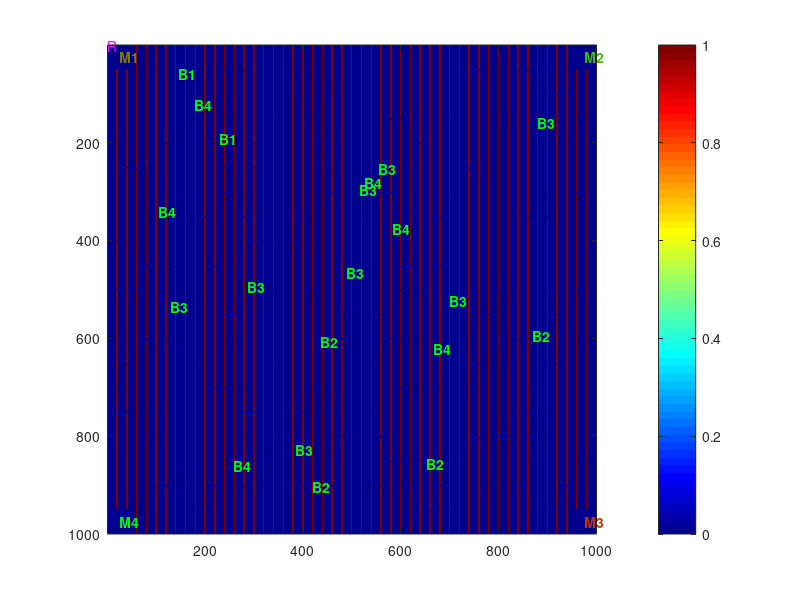

Source code (MATLAB): (Note: this script raises an error after producing the figure.)
clear, clc, close all
%mex goal_planner.cpp
% map = [1 0 0 0 0 0 0 2;
%        0 0 0 0 0 0 0 0;
%        0 -1 0 0 -1 0 0 0;
%        0 0 0 0 0 0 0 0;
%        0 0 -1 0 0 0 0 0;
%        0 0 0 0 0 -2 0 0;
%        0 0 0 -2 0 0 0 0;4,4
%        1 0 0 0 0 0 0 2];
robotpos = [0,0];
%depletion = [0, 0.05, ...
%              0.1, 0];

             
depletionRate = .001;
repletionRate = .001;
load('map.mat')
load('initialconditions.mat')
figure('units','normalized','outerposition',[0 0 1 1]);
imagesc(map'); axis square; colorbar; colormap jet; hold on;


machinehandles = {}
for i= 1:length(machines)
    machinehandles{end+1} = text(machines(i,1)+1,machines(i,2)+1,['M',num2str(machines(i,3))],'Color',1-[machines(i,4),1-machines(i,4),1],'FontWeight','bold');
end

binhandles = {}
for i = 1:length(bins)
    binhandles{end+1} = text(bins(i,1)+1,bins(i,2)+1,['B',num2str(bins(i,3))],'Color',1-[bins(i,4),1-bins(i,4),1],'FontWeight','bold');
    %draw(bins(i,1),bins(i,2),'Color',1-[bins(i,4),1-bins(i,4),1]);
end
hr = text(robotpos(1)+1,robotpos(2)+1,'R','Color', 'm')


%todo whileloop, generate plan, output bin and machine positions as well as action list etc.

%while 1==1         
    %action = goal_planner(map, robotpos, depletion)
[xplan, yplan, waypoints] = goal_planner(map, robotpos, machines, bins);
action = [xplan;yplan]';
%action = [1:1000;1:1000]';
%binpos = [24,24];
binpos= [waypoints(3), waypoints(4)];
index = find(bins(:, 1) == waypoints(3) .* bins(:,2) == waypoints(4));
binnum = bins(index, 3);


for j = 1:length(action)
    %update position
    robotpos = action(j,:);
    
    %check if legal motion
    if map(robotpos(1)+1,robotpos(2)+1) == 1
        throw(MException('runFile:invalidMove','next move, position %d,%d does not exist',robotpos(1)+1,robotpos(2)+1))
    end
    %TODO check if at bin location and change machine states
    if robotpos(1)==binpos(1) &&robotpos(2)==binpos(2)
        fprintf('picking up from bin B%d at position (%d,%d)\n',[bins(binnum,3),robotpos(1)+1,robotpos(2)+1])
        bins(binnum,4) = bins(binnum,4)-.2;
    end
    
    
    %update supply levels in machines and bins
    for i = 1:length(bins)
        if bins(i,4)<1-repletionRate
            bins(i,4) = bins(i,4)+repletionRate;
        end
    end
    for i = 1:length(machines)
        if machines(i,4)>depletionRate
            machines(i,4) = machines(i,4)-depletionRate;
        end
    end
    %update drawing
    delete(hr);
    hr = text(robotpos(1)+1,robotpos(2)+1,'R','Color', 'm');
    for i= 1:length(machines)
        delete(machinehandles{i});
        machinehandles{i} = text(machines(i,1)+1,machines(i,2)+1,['M',num2str(machines(i,3))],'Color',1-[machines(i,4),1-machines(i,4),1],'FontWeight','bold');
    end

    for i = 1:length(bins)
        delete(binhandles{i});
        binhandles{i} = text(bins(i,1)+1,bins(i,2)+1,['B',num2str(bins(i,3))],'Color',1-[bins(i,4),1-bins(i,4),1],'FontWeight','bold');
    %draw(bins(i,1),bins(i,2),'Color',1-[bins(i,4),1-bins(i,4),1]);
    end

    drawnow
end

%%    %draw the positions
if (hr ~= -1)
        delete(hr);
        delete(ht);
end
hr = text(robotpos(1), robotpos(2), 'R', 'Color', 'g', 'FontWeight', 'bold');
ht = text(targetpos(1), targetpos(2), 'T', 'Color', 'm', 'FontWeight', 'bold');

%end
